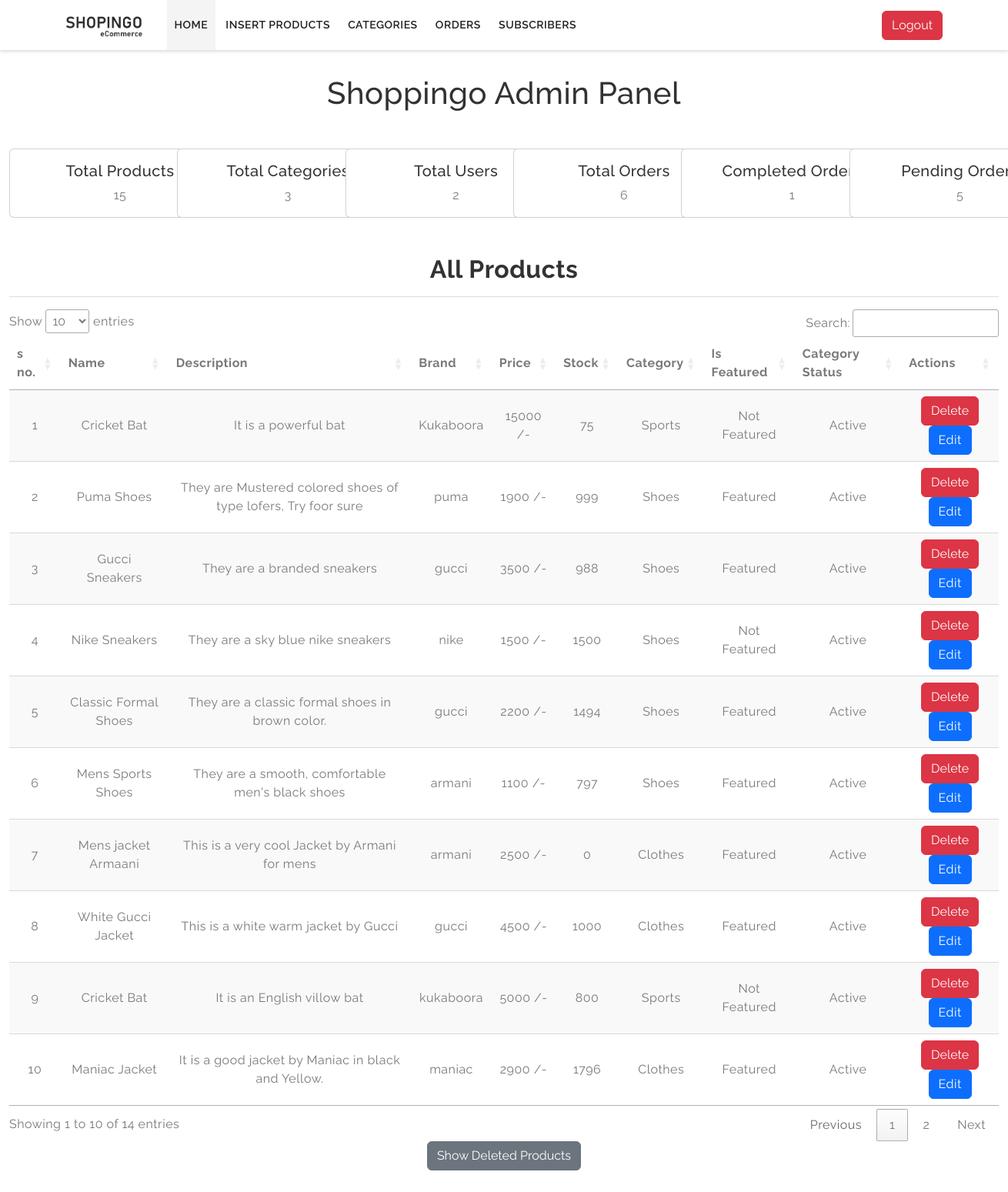
The app's page /shopingo_admin2-rahul/src/view/home_page.php (signed in) with its own data.
### tables this page shows
CREATE TABLE `products_category` (
  `id` int NOT NULL,
  `category_name` varchar(255) NOT NULL,
  `status` varchar(255) NOT NULL,
  `isDeletedCat` int DEFAULT NULL,
  `created_at` timestamp NOT NULL DEFAULT CURRENT_TIMESTAMP,
  `updated_at` timestamp NULL DEFAULT NULL,
  `deleted_at` timestamp NULL DEFAULT NULL
);

CREATE TABLE `products_table` (
  `id` int NOT NULL,
  `product_name` varchar(255) NOT NULL,
  `description` varchar(255) NOT NULL,
  `price` int NOT NULL,
  `brand` varchar(255) NOT NULL,
  `stock` int NOT NULL,
  `product_size` varchar(255) DEFAULT NULL,
  `isFeatured` int NOT NULL DEFAULT '0',
  `isDeleted` int NOT NULL DEFAULT '0',
  `category_id` int NOT NULL,
  `featured_product_image` varchar(255) NOT NULL,
  `created_at` timestamp NOT NULL DEFAULT CURRENT_TIMESTAMP,
  `updated_at` timestamp NULL DEFAULT NULL ON UPDATE CURRENT_TIMESTAMP,
  `deleted_at` timestamp NULL DEFAULT NULL,
  `restored_at` datetime DEFAULT NULL
);

### shopingo_admin2-rahul/src/controller/home_page_handle.php (called while the page is built, shortened)
<?php
$col = "*";
$table = "products_table";
$condition = "id IS NOT NULL";
$count_products = productStats($col, $table, $condition);
$table = "products_category";
$condition = "id IS NOT NULL";
$count_category = productStats($col, $table, $condition);
$table = "users_table";
$condition = "id IS NOT NULL";
$count_users = productStats($col, $table, $condition);
$table = "orders_table";
$condition = "id IS NOT NULL";
$count_orders = productStats($col, $table, $condition);
$table = "orders_table";
$condition = "status = 'n' OR status = 's'";
$pending_orders = PRODUCTStats($col, $table, $condition) ;
$table = "orders_table";
$condition = "status = 'y'";
$completed_orders = PRODUCTStats($col, $table, $condition) ;
?>

### shopingo_admin2-rahul/src/model/query.php (called while the page is built, shortened)
<?php include '../../config/connection.php'; ?>
<?php
function PRODUCTStats($col, $table, $condition)
{
    global $conn;
    $query = "SELECT $col FROM $table WHERE $condition";
    $execute = mysqli_query($conn, $query);
    $count = mysqli_num_rows($execute);
    return $count;
}
?>

### shopingo_admin2-rahul/src/controller/fetch_product_handle.php (called while the page is built, shortened)
<?php
include_once '../model/fetch_products.php';
include_once '../model/query.php';
$table_1 = "products_category";
$table_2 = "products_table";
$col = "*";
$condition_1 = "products_category.id";
$condition_2 = "products_table.category_id";
$condition_3 = "products_table.isDeleted = 0";
$rows = fetchProducts($col, $table_1, $table_2, $condition_1, $condition_2, $condition_3);
?>

### shopingo_admin2-rahul/src/model/fetch_products.php (called while the page is built, shortened)
<?php
include '../../config/connection.php';
function fetchProducts($col, $table_1, $table_2, $condition_1, $condition_2 , $condition_3)
{
    global $conn;
    $fetch_products = "SELECT $col FROM $table_1 INNER JOIN $table_2 ON $condition_1 = $condition_2 WHERE $condition_3";
    $execute_fetch = mysqli_query($conn, $fetch_products);
    $rows = array();
    while ($row = mysqli_fetch_assoc($execute_fetch)) {
        $rows[] = $row;
    }
    return $rows;
}

### shopingo_admin2-rahul/src/view/home_page.php (the view, shortened to what this page needs)
<?php
include '../../includes/header.php';
if (isset($_SESSION['admin_login'])) {
    include '../../includes/nav.php';
    include '../controller/fetch_product_handle.php';
    include '../controller/home_page_handle.php';
    ?>
    <link rel="stylesheet" type="text/css" href="https://cdn.datatables.net/1.10.25/css/jquery.dataTables.min.css">
    <?php include '../../includes/nav.php' ?>
    <div class="page-content">
        <section class="section-padding">
            <div class="container-fluid">
                <h1 class="text-center mb-5">Shoppingo Admin Panel</h1>
                <div class="row justify-content-center text-center ">
                    <div class="col-md-2">
                        <div class="card text-center" style="width: 18rem;">
                            <div class="card-body">
                                <h5 class="card-title">Total Products</h5>
                                <p class="card-text">
                                    <?php echo $count_products; ?>
                                </p>
                            </div>
                        </div>
                    </div>
                    <div class="col-md-2">
                        <div class="card text-center" style="width: 18rem;">
                            <div class="card-body">
                                <h5 class="card-title">Total Categories</h5>
                                <p class="card-text">
                                    <?php echo $count_category; ?>
                                </p>
                            </div>
                        </div>
                    </div>
                    <div class="col-md-2">
                        <div class="card text-center" style="width: 18rem;">
                            <div class="card-body">
                                <h5 class="card-title">Total Users</h5>
                                <p class="card-text">
                                    <?php echo $count_users; ?>
                                </p>
                            </div>
                        </div>
                    </div>
                    <div class="col-md-2">
                        <div class="card text-center" style="width: 18rem;">
                            <div class="card-body">
                                <h5 class="card-title">Total Orders</h5>
                                <p class="card-text">
                                    <?php echo $count_orders; ?>
                                </p>
                            </div>
                        </div>
                    </div>
                    <div class="col-md-2">
                        <div class="card text-center" style="width: 18rem;">
                            <div class="card-body">
                                <h5 class="card-title">Completed Orders</h5>
                                <p class="card-text">
                                    <?php echo $completed_orders; ?>
                                </p>
                            </div>
                        </div>
                    </div>
                    <div class="col-md-2">
                        <div class="card text-center" style="width: 18rem;">
                            <div class="card-body">
                                <h5 class="card-title">Pending Orders</h5>
                                <p class="card-text">
                                    <?php echo $pending_orders; ?>
                                </p>
                            </div>
                        </div>
                    </div>
                </div>
                <div class="row mt-5">
                    <div class="col-12 col-lg-12 col-xl-12 col-xxl-12 mx-auto">
                        <h2 class="mb-0 fw-bold text-center">All Products</h2>
                        <hr>
                        <table id="myTable" class="display text-center">
                            <thead>
                                <tr>
                                    <th>s no.</th>
                                    <th>Name</th>
                                    <th>Description</th>
                                    <th>Brand</th>
                                    <th>Price</th>
                                    <th>Stock</th>
                                    <th>Category</th>
                                    <th>Is Featured</th>
                                    <th>Category Status</th>
                                    <th>Actions</th>
                                </tr>
                            </thead>
                            <tbody>
                                <?php
                                $i = 1;
                                foreach ($rows as $row_data) {
                                    $product_id = $row_data['id'];
                                    ?>
                                    <tr>
                                        <td>
                                            <?php echo $i; ?>
                                        </td>
                                        <td>
                                            <?php echo $row_data['product_name'] ?>
                                        </td>
                                        <td>
                                            <?php echo $row_data['description'] ?>
                                        </td>
                                        <td>
                                            <?php echo $row_data['brand'] ?>
                                        </td>
                                        <td>
                                            <?php echo $row_data['price'] ?> /-
                                        </td>
                                        <td>
                                            <?php echo $row_data['stock'] ?>
                                        </td>
                                        <td>
                                            <?php echo $row_data['category_name'] ?>
                                        </td>
                                        <td>
                                            <?php echo ($row_data['isFeatured'] == 1) ? 'Featured' : 'Not Featured'; ?>
                                        </td>
                                        <td>
                                            <?php if ($row_data['status'] == 1) {
                                                echo "Active";
                                            } else {
                                                echo "Inactive";
                                            } ?>
                                        </td>
                                        <td>
                                            <form action="../controller/fetch_product_handle.php" method="POST">
                                                <button name="delete_products" class="btn btn-danger">Delete</button>
                                                <a class="btn btn-primary"
                                                    href="./edit_products.php?product_id=<?php echo $product_id ?>">Edit</a>
                                            </form>
                                        </td>
                                    </tr>
                                    <?php
                                    $i++;
                                } ?>
                            </tbody>
                        </table>
                        <div class="text-center">
                            <a href="./deleted_products.php"><button class="btn btn-secondary">Show Deleted
                                    Products</button></a>
                        </div>
                    </div>
                </div>
            </div>
        </section>
    </div>
    <?php include '../../includes/footer_file.php'; ?>
<?php
}
?>

### assets/css/style.css (style rules this page uses)
body { color: #797979; letter-spacing: 0.5px; background-color: #ffffff; font-family: 'Raleway', sans-serif; }
a { text-decoration: none; }
::placeholder { opacity: 0.5 !important; }
.h1, .h2, .h3, .h4, .h5, .h6, h1, h2, h3, h4, h5, h6 { color: #323232; }
.page-content { padding-top: 65px; }
.section-padding { padding-top: 2rem !important; padding-bottom: 2rem !important; }

### shopingo_admin2-rahul/assets/css/style.css (style rules this page uses)
body { color: #797979; letter-spacing: 0.5px; background-color: #ffffff; font-family: 'Raleway', sans-serif; }
a { text-decoration: none; }
::placeholder { opacity: 0.5 !important; }
.h1, .h2, .h3, .h4, .h5, .h6, h1, h2, h3, h4, h5, h6 { color: #323232; }
.page-content { padding-top: 65px; }
.section-padding { padding-top: 2rem !important; padding-bottom: 2rem !important; }

### records on screen
products_category: products_table.product_name "Cricket Bat", products_table.description "It is a powerful bat", products_table.brand "Kukaboora", products_table.price "15000", products_table.stock "75", category_name "Sports", shows "Not Featured", status "Active", products_table.description "It is an English villow bat", products_table.brand "kukaboora", products_table.price "5000", products_table.stock "800"
products_category: products_table.product_name "Puma Shoes", products_table.description "They are Mustered colored shoes of type lofers, Try foor sure", products_table.brand "puma", products_table.price "1900", products_table.stock "999", category_name "Shoes", shows "Featured", status "Active", products_table.product_name "Gucci Sneakers", products_table.description "They are a branded sneakers", products_table.brand "gucci", products_table.price "3500", products_table.stock "988", products_table.product_name "Nike Sneakers", products_table.description "They are a sky blue nike sneakers", products_table.brand "nike", products_table.price "1500", products_table.stock "1500", products_table.product_name "Classic Formal Shoes", products_table.description "They are a classic formal shoes in brown color.", products_table.price "2200", products_table.stock "1494", products_table.product_name "Mens Sports Shoes", products_table.description "They are a smooth, comfortable men's black shoes", products_table.brand "armani", products_table.price "1100", products_table.stock "797"
products_category: products_table.product_name "Mens jacket Armaani", products_table.description "This is a very cool Jacket by Armani for mens", products_table.brand "armani", products_table.price "2500", products_table.stock "0", category_name "Clothes", shows "Featured", status "Active", products_table.product_name "White Gucci Jacket", products_table.description "This is a white warm jacket by Gucci", products_table.brand "gucci", products_table.price "4500", products_table.stock "1000", products_table.product_name "Maniac Jacket", products_table.description "It is a good jacket by Maniac in black and Yellow.", products_table.brand "maniac", products_table.price "2900", products_table.stock "1796"

### other values on screen
$count_products "15"
$count_category "3"
$count_users "2"
$count_orders "6"
$completed_orders "1"
$pending_orders "5"
